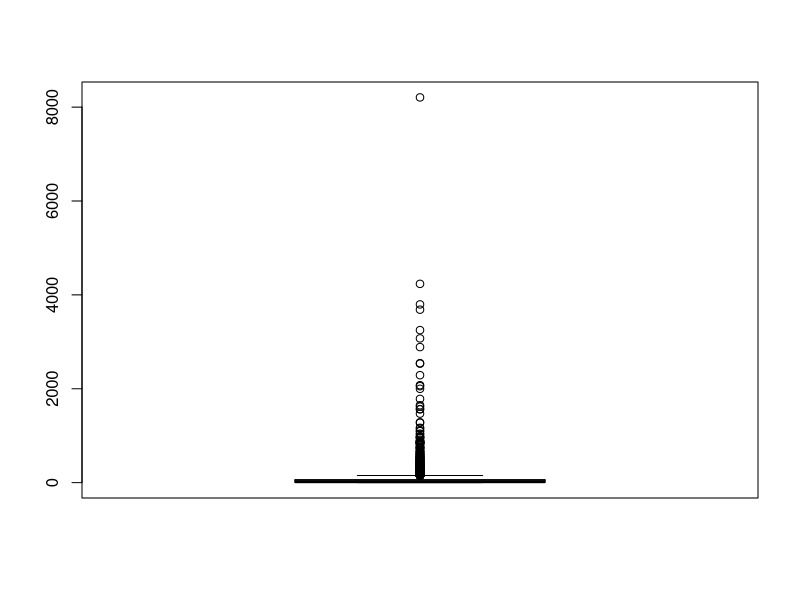
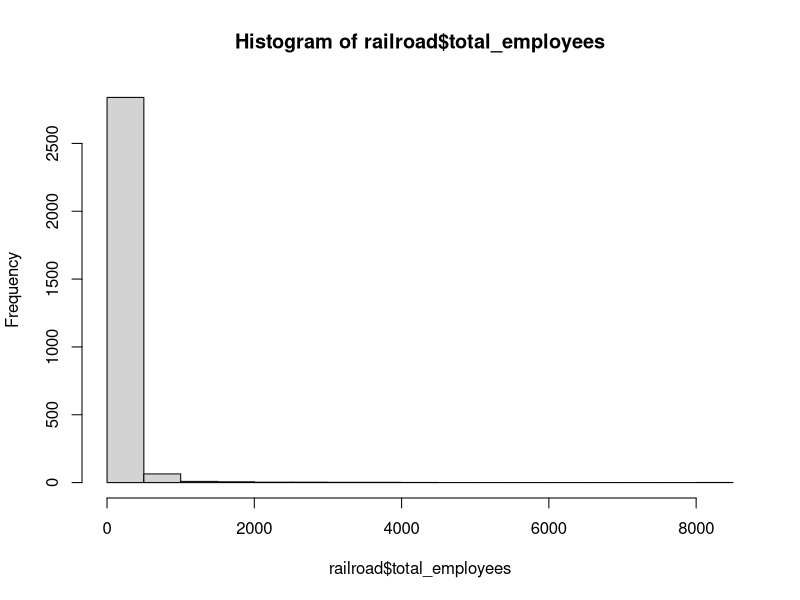

Here is the R script that generated these plots, in order:
## ---- chunk 1
#| label: setup
#| warning: false
#| message: false

library(tidyverse)

knitr::opts_chunk$set(echo = TRUE, warning=FALSE, message=FALSE)
## ---- chunk 2
library(readr)
railroad<-read.csv(file = "_data/railroad_2012_clean_county.csv",
                header=TRUE,
                sep = ","
                )

## ---- chunk 3
#| label: summary
## ---- chunk 4
head(railroad)
nrow(railroad)
ncol(railroad)
railroad$total_employees
mean(railroad$total_employees)
railroad %>%
  summarize(
    mean_employees=mean(total_employees),
    median_employees=median(total_employees),
    sd_employees=sd(total_employees))
## ---- chunk 5
boxplot(railroad$total_employees)

## ---- chunk 6
hist(railroad$total_employees)
